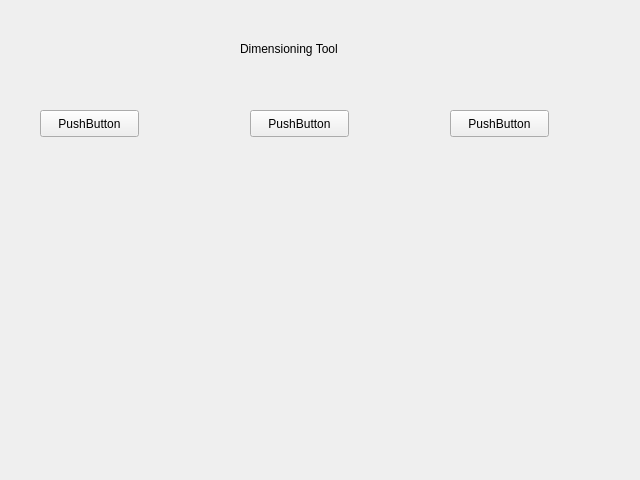
<?xml version="1.0" encoding="UTF-8"?>
<ui version="4.0">
 <class>Form</class>
 <widget class="QWidget" name="Form">
  <property name="geometry">
   <rect>
    <x>0</x>
    <y>0</y>
    <width>640</width>
    <height>480</height>
   </rect>
  </property>
  <property name="acceptDrops">
   <bool>false</bool>
  </property>
  <property name="windowTitle">
   <string>Dimensioning Tool</string>
  </property>
  <property name="autoFillBackground">
   <bool>false</bool>
  </property>
  <widget class="QWidget" name="widget" native="true">
   <property name="geometry">
    <rect>
     <x>0</x>
     <y>110</y>
     <width>641</width>
     <height>371</height>
    </rect>
   </property>
   <widget class="QPushButton" name="pushButton">
    <property name="geometry">
     <rect>
      <x>40</x>
      <y>0</y>
      <width>99</width>
      <height>27</height>
     </rect>
    </property>
    <property name="text">
     <string>PushButton</string>
    </property>
   </widget>
   <widget class="QPushButton" name="pushButton_2">
    <property name="geometry">
     <rect>
      <x>250</x>
      <y>0</y>
      <width>99</width>
      <height>27</height>
     </rect>
    </property>
    <property name="text">
     <string>PushButton</string>
    </property>
   </widget>
   <widget class="QPushButton" name="pushButton_3">
    <property name="geometry">
     <rect>
      <x>450</x>
      <y>0</y>
      <width>99</width>
      <height>27</height>
     </rect>
    </property>
    <property name="text">
     <string>PushButton</string>
    </property>
   </widget>
  </widget>
  <widget class="QLabel" name="label">
   <property name="geometry">
    <rect>
     <x>240</x>
     <y>40</y>
     <width>211</width>
     <height>17</height>
    </rect>
   </property>
   <property name="text">
    <string>Dimensioning Tool</string>
   </property>
  </widget>
 </widget>
 <resources/>
 <connections>
  <connection>
   <sender>pushButton</sender>
   <signal>clicked()</signal>
   <receiver>Form</receiver>
   <slot>show()</slot>
   <hints>
    <hint type="sourcelabel">
     <x>111</x>
     <y>111</y>
    </hint>
    <hint type="destinationlabel">
     <x>113</x>
     <y>79</y>
    </hint>
   </hints>
  </connection>
 </connections>
</ui>
